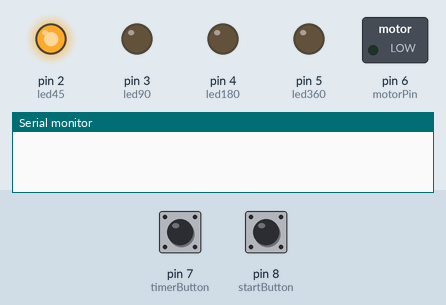
Recording of a sketch running on a simulated Arduino Uno, built with avr-gcc and run on an emulated ATmega328P. Shown: switched loads named in the sketch (green lamp = pin HIGH), output pins drawn as LEDs (lit = HIGH), the last lines printed to the serial monitor. Inputs (shaded band) come from the test bench; at power-on: pin 8 (startButton) HIGH, pin 7 (timerButton) HIGH.

Above: at 1.2 s.
1.3 s: pin 8 (startButton) pulled LOW for 0.15 s
At 2.1 s:
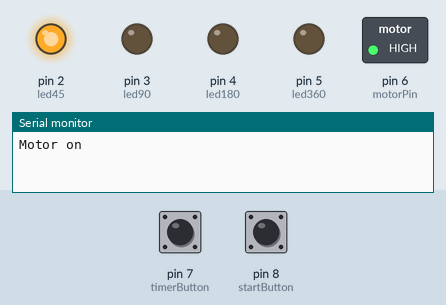
2.9 s: pin 7 (timerButton) pulled LOW for 0.15 s
At 3.3 s:
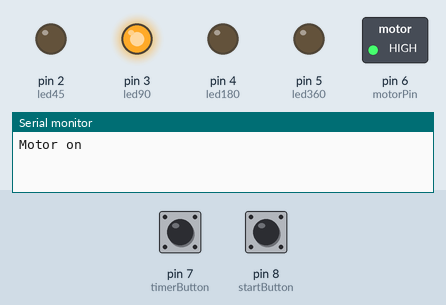
4.5 s: pin 8 (startButton) pulled LOW for 1 s
At 5.7 s:
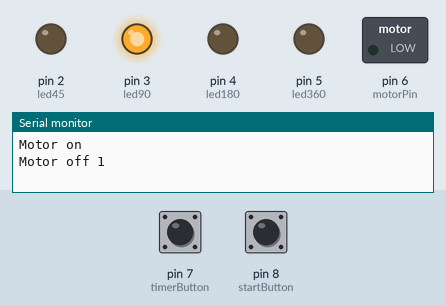
7.0 s: pin 7 (timerButton) pulled LOW for 1 s
At 7.6 s:
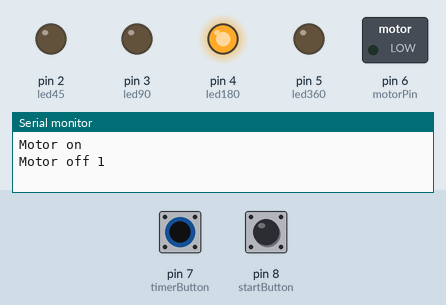
9.5 s: pin 7 (timerButton) pulled LOW for 0.15 s
At 10.7 s:
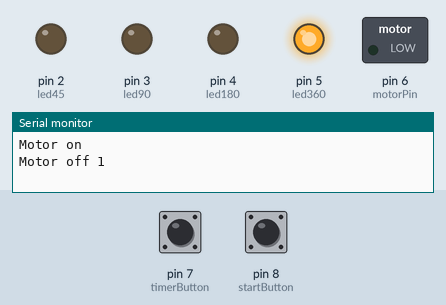
11.1 s: pin 8 (startButton) pulled LOW for 0.15 s
At 12.0 s:
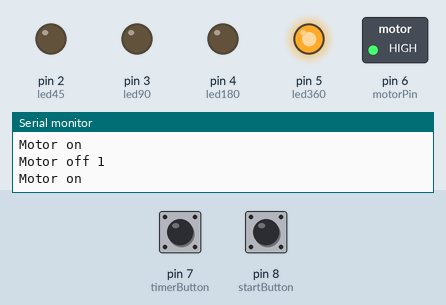
Timing chart, 0 to 13.7 s (numbered marks = the images above; inputs shaded):
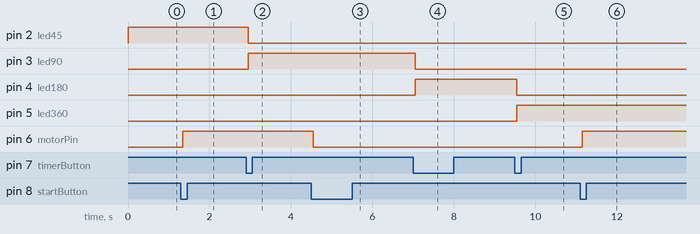

The sketch:

paint_mixer.ino
```cpp
#include <Bounce2.h>
#include <stdint.h>

Bounce debouncer1 = Bounce();
Bounce debouncer2 = Bounce();

  int running = 0;
  int32_t startTime = 0;
  int down = 0;
  int down2 = 0;
  int32_t timeDelay = 45000;
  int led45 = 2;
  int led90 = 3;
  int led180 = 4;
  int led360 = 5;
  int motorPin = 6;
  int timerButton = 7; //D7
  int startButton = 8; //D8

void setup() {

    Serial.begin(9600);

    pinMode(led45,OUTPUT); //D2 45s LED
    pinMode(led90,OUTPUT); //D3 90
    pinMode(led180,OUTPUT); //D4 180
    pinMode(led360,OUTPUT); //D5 360
    pinMode(motorPin,OUTPUT); //D6 Motor relay
    pinMode(timerButton, INPUT_PULLUP);
    pinMode(startButton, INPUT_PULLUP);

    debouncer1.attach(timerButton);
    debouncer1.interval(50);

    debouncer2.attach(startButton);
    debouncer2.interval(50);

    digitalWrite(led45, HIGH);
    digitalWrite(led90, LOW);
    digitalWrite(led180, LOW);
    digitalWrite(led360, LOW);
    digitalWrite(motorPin, LOW);
}

void loop() {

    debouncer1.update();
    debouncer2.update();

    int value1 = debouncer1.read();
    int value2 = debouncer2.read();

    if(value1 == LOW && down == 0)
        {
            down = 1;
            switch (timeDelay)
            {
                case 45000:
                timeDelay = 90000;
                digitalWrite(led45, LOW);
                digitalWrite(led90, HIGH);
                break;
            case 90000:
                timeDelay = 180000;
                digitalWrite(led90, LOW);
                digitalWrite(led180, HIGH);
                break;
            case 180000:
                timeDelay = 360000;
                digitalWrite(led180, LOW);
                digitalWrite(led360, HIGH);
                break;
            case 360000:
                timeDelay = 45000;
                digitalWrite(led360, LOW);
                digitalWrite(led45, HIGH);
                break;
                };
            }else if(value1 == HIGH)
            {
              down = 0;
            }

    if(value2 == LOW && down2 == 0)
        {
            if(running == 0)
            {
                startTime = millis();
                running = 1;
                digitalWrite(motorPin, HIGH);
                Serial.println("Motor on");
                down2 = 1;
            }else
            {
                digitalWrite(motorPin, LOW);
                running = 0;
                Serial.println("Motor off 1");
                down2 = 1;
            }
        }else if(value2 == HIGH)
        {
          down2 = 0;
        }


    if(((millis() - startTime) >= timeDelay) && running == 1)
    {
        Serial.println("Motor Off 2");
        digitalWrite(motorPin, LOW);
        running = 0;
        down2 = 0;
    }

}
```

Measured:
- after the input at 1.3 s, pin 6 (motorPin): LOW → HIGH after 0.05 s
- after the input at 2.9 s, pin 2 (led45): HIGH → LOW after 0.05 s; pin 3 (led90): LOW → HIGH after 0.05 s
- after the input at 4.5 s, pin 6 (motorPin): HIGH → LOW after 0.05 s
- after the input at 7.0 s, pin 3 (led90): HIGH → LOW after 0.05 s; pin 4 (led180): LOW → HIGH after 0.05 s
- after the input at 9.5 s, pin 4 (led180): HIGH → LOW after 0.05 s; pin 5 (led360): LOW → HIGH after 0.05 s
- after the input at 11.1 s, pin 6 (motorPin): LOW → HIGH after 0.05 s
